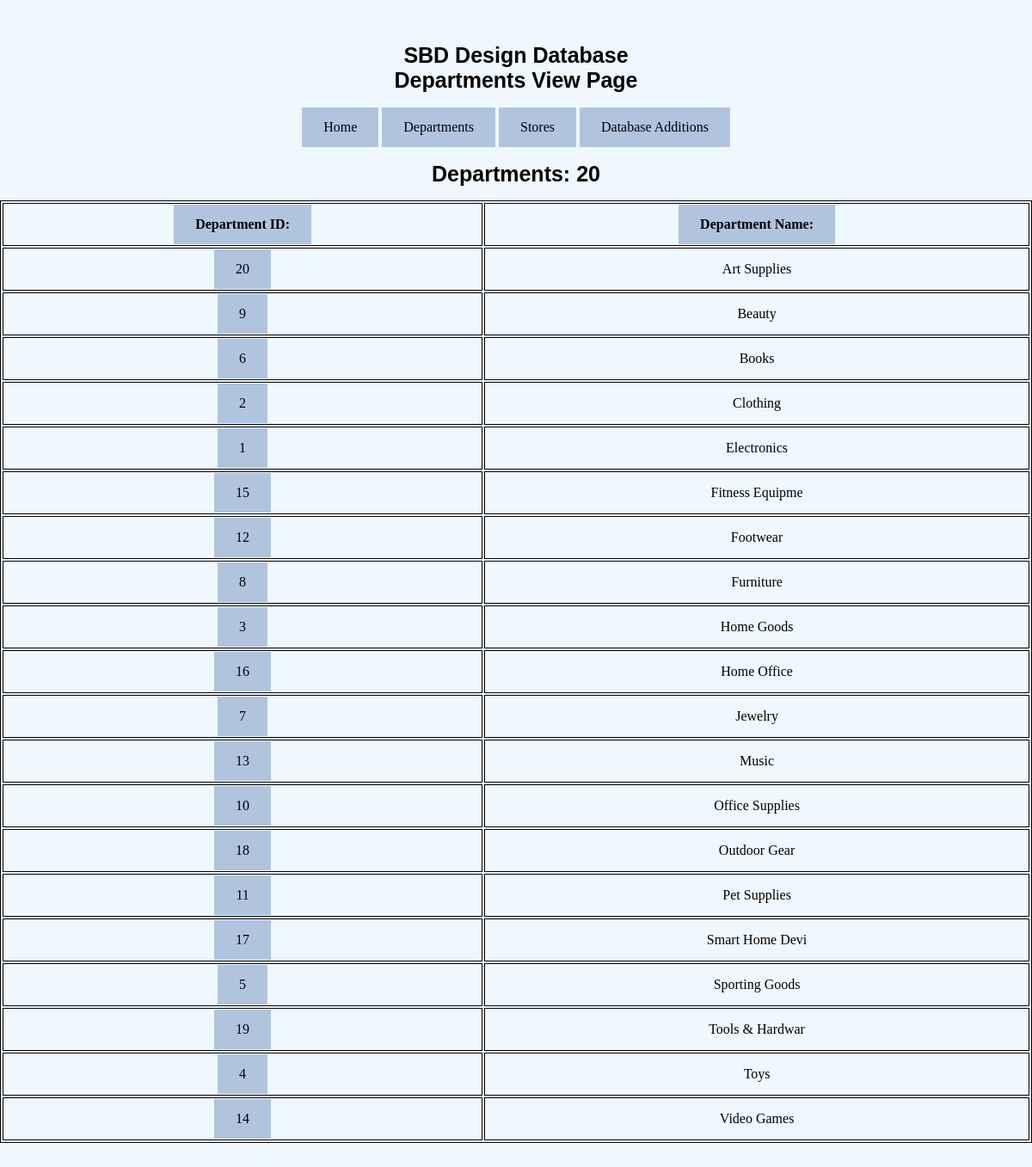
/Display.php, run on the app's committed database.
### tables this page shows
CREATE TABLE `department` (
  `dept_id` int NOT NULL AUTO_INCREMENT,
  `dept_name` varchar(15) NOT NULL,
  PRIMARY KEY (`dept_id`),
  UNIQUE KEY `dept_name` (`dept_name`)
);

### Display.php (the view, shortened to what this page needs)
<!DOCTYPE html>
<html>
<link rel="stylesheet" type="text/css" href="CSS/WebsiteStyle.CSS">
<head>
</head>
<h1>SBD Design Database<br>
Departments View Page</h1>
<body>
<div id="nav">
<a href="Index.php">Home</a>
<a href="Display.php">Departments</a>
<a href="Stores.php">Stores</a>
<a href="Add.php">Database Additions</a>
<table width ='100%' border='1'>
<th><a href="Display.php?sort=dept_id">Department ID:</a></th>
<th><a href="Display.php?sort=dept_name">Department Name:</a></th>
<?php
$DBConnect = mysqli_connect("INSERT", "admin", "INSERT", "sbd_icms");
if($DBConnect == false)
	print"Unable to connect to the database:" .mysqli_errno();
	else {
		$TableName = "department";
		$SQLstring = "Select * from $TableName";
$QueryResult = mysqli_query($DBConnect, "SELECT COUNT(*) AS `dept_id` FROM `department`");
$Row = mysqli_fetch_array($QueryResult);
$count = $Row['dept_id'];
print"<h1>Departments: $count</h1>";
		$QueryResult = mysqli_query($DBConnect, $SQLstring);
		if(mysqli_num_rows($QueryResult)>0)
		{
		while($Row = mysqli_fetch_assoc($QueryResult))
		{
			print"<tr><td><a href='View.php?ID={$Row['dept_id']}' target='_blank'>{$Row['dept_id']}</a></td><td>{$Row['dept_name']}</td></tr>";
		}
		}
		else
			print"There are no results to display";
		}
?>
</body>
</html>

### Display.php (style rules this page uses)
body { margin:50px 0px; padding:0px; text-align:center; align:center; }

### data on the page
department: dept_id "20", dept_name "Art Supplies"
department: dept_id "9", dept_name "Beauty"
department: dept_id "6", dept_name "Books"
department: dept_id "2", dept_name "Clothing"
department: dept_id "1", dept_name "Electronics"
department: dept_id "15", dept_name "Fitness Equipme"
department: dept_id "12", dept_name "Footwear"
department: dept_id "8", dept_name "Furniture"
department: dept_id "3", dept_name "Home Goods"
department: dept_id "16", dept_name "Home Office"
department: dept_id "7", dept_name "Jewelry"
department: dept_id "13", dept_name "Music"
department: dept_id "10", dept_name "Office Supplies"
department: dept_id "18", dept_name "Outdoor Gear"
department: dept_id "11", dept_name "Pet Supplies"
department: dept_id "17", dept_name "Smart Home Devi"
department: dept_id "5", dept_name "Sporting Goods"
department: dept_id "19", dept_name "Tools & Hardwar"
department: dept_id "4", dept_name "Toys"
department: dept_id "14", dept_name "Video Games"

### other printed values
$count "20"
